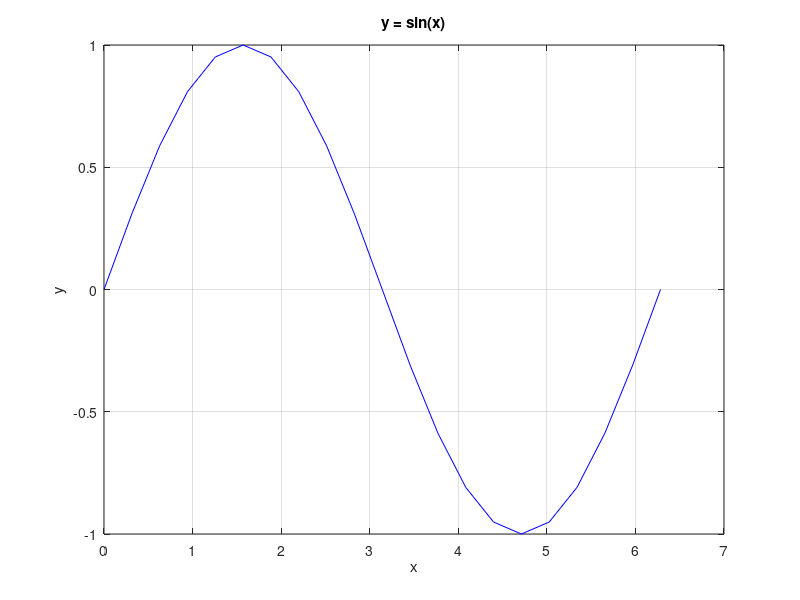
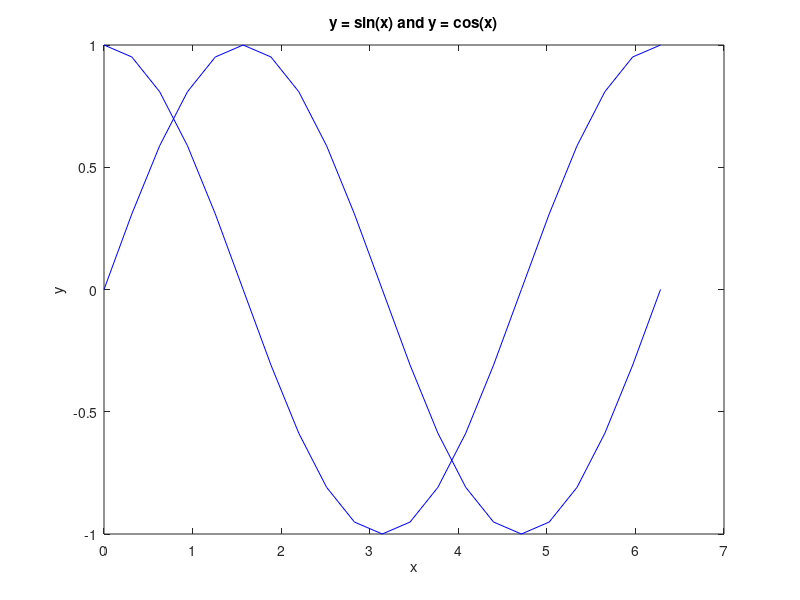
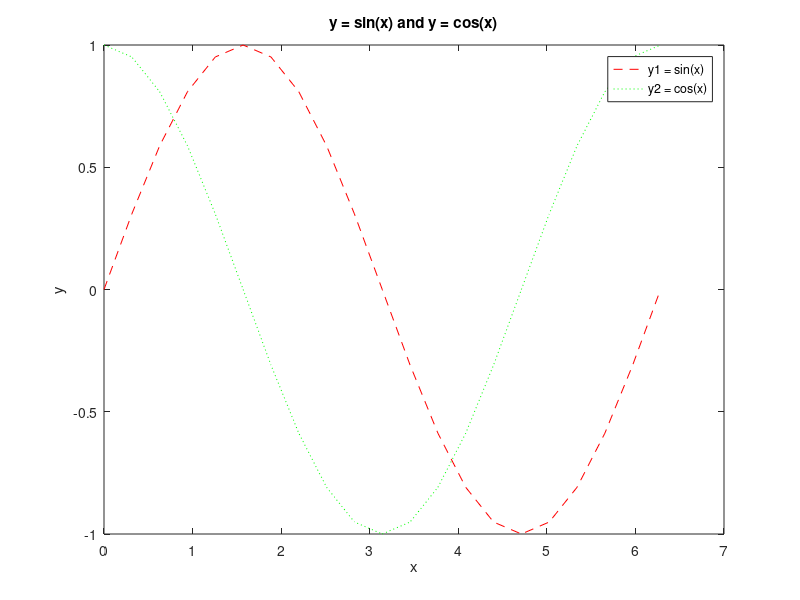
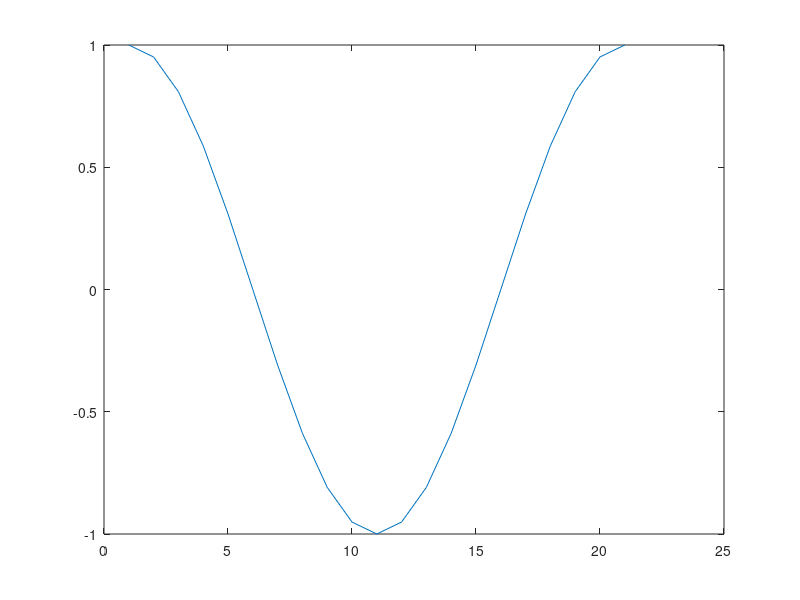

The MATLAB script that drew these images, in order: (Note: this script raises an error after producing the figures.)
%%2 October 2013

%%---------------------------------Q1------------------------------------.
%%Exercise 5.1
figure;
f = @(x)(sin(x));
x = [0:0.1*pi:2*pi];
y = f(x);
plot(x,y,'b-');
xlabel('x');
ylabel('y');
grid on;
title('y = sin(x)');

figure;
f2 = @(x)(cos(x));
y2 = f2(x);
plot(x,y,'b-');
hold on;
plot(x,y2,'b-');
title('y = sin(x) and y = cos(x)');
xlabel('x');
ylabel('y');

figure;
plot(x,y,'r--');
hold on;
plot(x,y2,'g:');
title('y = sin(x) and y = cos(x)');
xlabel('x');
ylabel('y');
legend('y1 = sin(x)', 'y2 = cos(x)');
set(gca, 'XTick', -1:1:2*pi + 1);
set(gca, 'YTick', -1.5:0.5:1.5);

figure;
x = [0:0.1*pi:2*pi];
a = cos(x);
plot(a);

figure;
plot(x,a);

%%The plots are essentially the same differing only in the x-values of the
%%x-axis.

%%Exercise 5.2
x = [-1.5:0.1:1.5];         %%define values of x from -1.5 to 1.5 inclusive

subplot(2,1,1);             %%subdivide figure window into 2 rows and 2 cols
plot(x,tan(x));             %%plot tan(x) versus x

title('y = tan(x)');        %%title
xlabel('x');                %%label x-axis
ylabel('y');                %%label y-axis

subplot(2,1,2);             %%bottom of the figure window
plot(x,sinh(x));            %%plot sinh(x) versus x

title('y = sinh(x)');       %%title
xlabel('x');                %%label x-axis
ylabel('y');                %%label y-axis

subplot(1,2,1);             %%subdivide figure window vertically 
plot(x,tan(x));             %%plot tan(x) versus x

title('y = tan(x)');        %%title
xlabel('x');                %%label x-axis
ylabel('y');                %%label y-axis

subplot(1,2,2);             %%rightside of the figure window
plot(x,sinh(x));            %%plot sinh(x) versus x

title('y = sinh(x)');       %%title
xlabel('x');                %%label x-axis
ylabel('y');                %%label y-axis

%%Exercise 5.4
x = linspace(1,100,10);
y = 5.*x + 3;
    subplot(2,2,1);
    plot(x,y);
    grid on;

    subplot(2,2,2);
    semilogx(x,y);
    grid on;

    subplot(2,2,3);
    semilogy(x,y);
    grid on;

    subplot(2,2,4);
    loglog(x,y);        %%results in a straight line
    grid on;

figure;
x = linspace(1,100,10);
y = 3.*x.^2;
    subplot(2,2,1);
    plot(x,y);
    grid on;

    subplot(2,2,2);
    semilogx(x,y);
    grid on;

    subplot(2,2,3);
    semilogy(x,y);
    grid on;

    subplot(2,2,4);
    loglog(x,y);        %%results in a straight line
    grid on;
    
figure;
x = linspace(1,100,10);
y = 12*exp(x+2);
    subplot(2,2,1);
    plot(x,y);
    grid on;

    subplot(2,2,2);
    semilogx(x,y);
    grid on;

    subplot(2,2,3);
    semilogy(x,y);      %%results in a straight line
    grid on;

    subplot(2,2,4);
    loglog(x,y);
    grid on;

figure;
x = linspace(1,100,10);
y = 1./x;
    subplot(2,2,1);
    plot(x,y);
    grid on;

    subplot(2,2,2);
    semilogx(x,y);
    grid on;

    subplot(2,2,3);
    semilogy(x,y);
    grid on;

    subplot(2,2,4);
    loglog(x,y);        %%results in a straight line
    grid on;
    
%%Exercise 5.5
subplot(2,2,1);
fplot('5*t.^2', [-2*pi,2*pi]);
    title('f(t) = 5t^2');
    xlabel('t');
    ylabel('f(t)');
grid on;

subplot(2,2,2);
fplot('5*sin(t).^2 + t.*cos(t).^2',[-2*pi,2*pi]);
    title('f(t) = 5*sin(t).^2 + t.*cos(t).^2');
    xlabel('t');
    ylabel('f(t)');
grid on;

subplot(2,2,3);
fplot('t.*exp(t)',[-2*pi,2*pi]);
    title('f(t) = t.*exp(t)');
    xlabel('t');
    ylabel('f(t)');
grid on;

subplot(2,2,4);
fplot('log(t) + sin(t)',[-4*pi,4*pi]);
    title('f(t) = log(t) + sin(t)');
    xlabel('t');
    ylabel('f(t)');
grid on;

%--using plot--
subplot(2,2,1);
t = [-2*pi:0.1:2*pi];
plot(t,5*t.^2);
    title('f(t) = 5t^2');
    xlabel('t');
    ylabel('f(t)');
grid on;

subplot(2,2,2);
t = [-2*pi:0.1:2*pi];
plot(t,5*sin(t).^2 + t.*cos(t).^2);
    title('f(t) = 5*sin(t).^2 + t.*cos(t).^2');
    xlabel('t');
    ylabel('f(t)');
grid on;

subplot(2,2,3);
t = [-2*pi:0.1:2*pi];
plot(t,t.*exp(t));
    title('f(t) = t.*exp(t)');
    xlabel('t');
    ylabel('f(t)');
grid on;

subplot(2,2,4);
t = [-4*pi:0.1:4*pi];
plot(t,log(t) + sin(t));
    title('f(t) = log(t) + sin(t)');
    xlabel('t');
    ylabel('f(t)');
grid on;

%%---------------------------------Q2------------------------------------.
%%Figure 5.27
clear, clc
figure;
x = linspace(0,10*pi,1000);
y = cos(x);
z = sin(x);
plot3(x,y,z)
grid
xlabel('angle'), ylabel('cos(x)'), zlabel('sin(x)'), title('A Spring')

%%Figure 5.30
x = [-2:0.2:2];
y = [-2:0.2:2];
[X,Y] = meshgrid(x,y);
Z = X.*exp(-X.^2 - Y.^2);

%%Figure 5.30a
figure;
subplot(2,2,1)
mesh(X,Y,Z)
title('Mesh Plot'), xlabel('x-axis'), ylabel('y-axis'), zlabel('z-axis')

%%Figure 5.30b
subplot(2,2,2)
surf(X,Y,Z)
title('Surface Plot'), xlabel('x-axis'), ylabel('y-axis'), zlabel('z-axis')

%%Figure 5.30c
subplot(2,2,3)
contour(X,Y,Z)
xlabel('x-axis'), ylabel('y-axis'), title('Contour Plot')

%%Figure 5.30d
subplot(2,2,4)
surfc(X,Y,Z)
xlabel('x-axis'), ylabel('y-axis')
title('Combination Surface and Contour Plot')

%%Figure 5.31a
figure;
[x,y,z] = peaks;
subplot(2,2,1)
pcolor(x,y,z)

%%Figure 5.31b
subplot(2,2,2)
pcolor(x,y,z)
shading interp

%%Figure 5.31c
subplot(2,2,3)
pcolor(x,y,z)
shading interp
hold on 
contour(x,y,z,20,'k')

%%Figure 5.31d
subplot(2,2,4)
contour(x,y,z)

%%---------------------------------Q3------------------------------------.
x = linspace(0.988,1.012,241);
f1 = @(x)(x.^7 - 7.*x.^6 + 21.*x.^5 - 35.*x.^4 + 35.*x.^3 - 21.*x.^2 + 7.*x - 1);
f2 = @(x)((x-1).^7);

plot(x,f1(x),'r:');
hold on;
plot(x,f2(x),'b-');
set(gca, 'XTick', 0.99:0.005:1.01);
set(gca, 'YTick', -3*(10^-14):1*(10^-14):3*(10^-14));
grid on;
xlabel('x');
ylabel('y');
title('floating-point errors');
legend(' y1',' y2', 'location', 'SouthEast');

%%---------------------------------Q4------------------------------------.
Y = load('transistor_count.dat');

y = Y(:,1);
t = Y(:,2);

c1 = y(1);
t1 = t(1);

c = c1 * 2.^((t-t1)/2);

a = 1540.1813;
b = 0.5138;
f = a*2.^(b*(t-t1));

figure;
semilogy(t,y,'ro', t,c,'b-');
xlabel('year');
ylabel('count');
title('transistor count - Moore''s Law');
legend(' data', ' predicted', 'location', 'se');

%%---------------------------------Q5------------------------------------.
Y = load('screws.dat');
x = Y(:,1);
y = Y(:,2);

barmap = [100/255 1 255/255; 1 0.2 1]; 
colormap(barmap);
bar([1:1:12],[x y]);

title('screw inventory');
xlabel('month');
ylabel('number of screws');
legend(' 2004', ' 2005');
